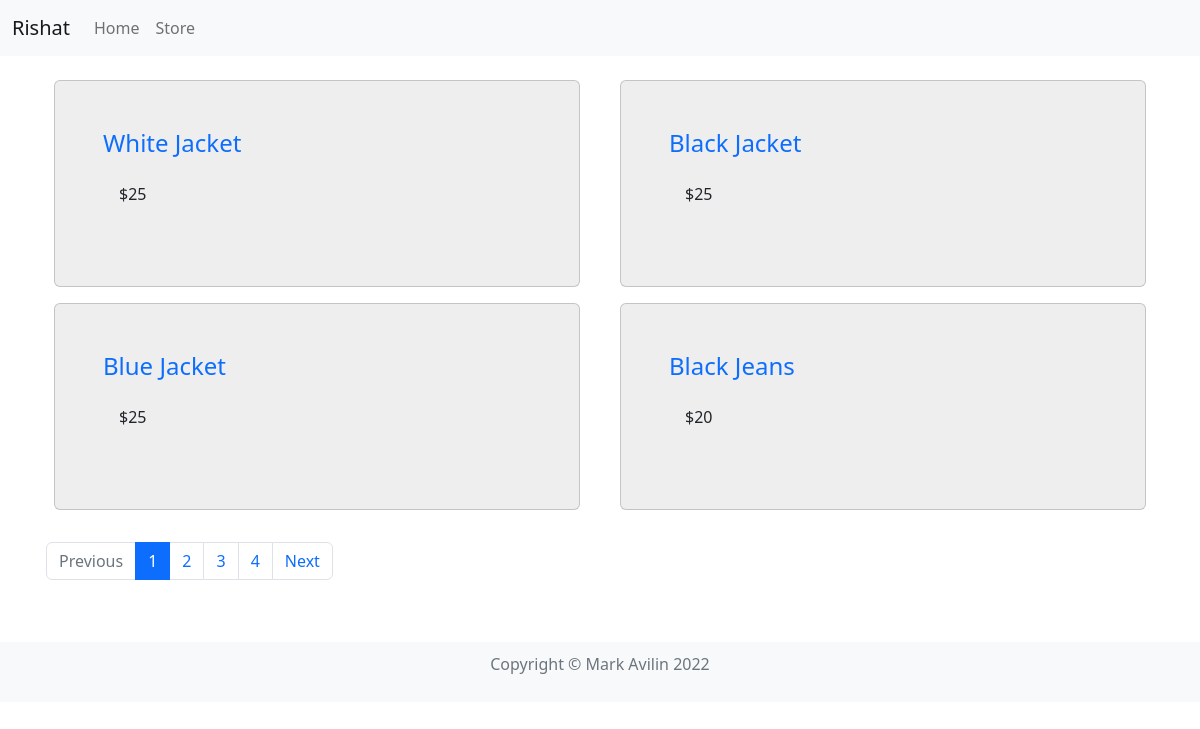
The page / on the database its author committed.
### store/models.py (models this page shows, shortened)
class Product(models.Model):
    name = models.CharField(max_length=150, unique=True)
    slug = models.SlugField(max_length=150, unique=True)
    description = models.TextField()
    price = models.SmallIntegerField()
    quantity = models.SmallIntegerField()
    added_at = models.DateTimeField(auto_now_add=True)
    is_available = models.BooleanField(default=True)

### pay_system/views.py (the view)
# urls.py: path('', views.home, name='home'),
def home(request):
    products = Product.objects.all()
    paginator = Paginator(products, 4)
    page_number = request.GET.get('page')
    page_obj = paginator.get_page(page_number)
    context = {
        'products': page_obj
    }
    return render(request, 'index.html', context)

### templates/index.html (shortened to what this page needs)
{% extends 'base/base.html' %}
{% block content %}
<div class="row">
    {% for product in products %}
    <div class="col-md-6">
        <div class="card card-product-grid p-5 m-2" style="background:#eee">
            <a href="{% url 'product_detail' product.id %}" class="title"
               style="text-decoration:none"><h4>{{product.name }}</h4></a>
            <p class="p-3">${{ product.price }}</p>
        </div>
    </div>
    {% endfor %}
    <nav class="mt-4" aria-label="Page navigation sample">
        {% if products.has_other_pages %}
        <ul class="pagination">
            {% if products.has_previous %}
            <li class="page-item">
                <a class="page-link" href="?page={{ products.previous_page_number }}">Previous</a>
            </li>
            {% else %}
            <li class="page-item disabled"><a class="page-link" href="#">Previous</a></li>
            {% endif %}
            {% for i in products.paginator.page_range %}
            {% if products.number == i %}
            <li class="page-item active"><a class="page-link" href="#">{{ i }}</a></li>
            {% else %}
            <li class="page-item"><a class="page-link" href="?page={{ i }}">{{ i }}</a></li>
            {% endif %}
            {% endfor %}
            {% if products.has_next %}
            <li class="page-item">
                <a class="page-link" href="?page={{ products.next_page_number }}">Next</a>
            </li>
            {% else %}
            <li class="page-item disabled"><a class="page-link" href="#">Next</a></li>
            {% endif %}
        </ul>
        {% endif %}
    </nav>
</div>
{% endblock %}

### rows shown on the page
Product: name "White Jacket", price "25"
Product: name "Black Jacket", price "25"
Product: name "Blue Jacket", price "25"
Product: name "Black Jeans", price "20"

### other values the page prints
{{ i }} "1"
{{ i }} "2" "3" "4"
